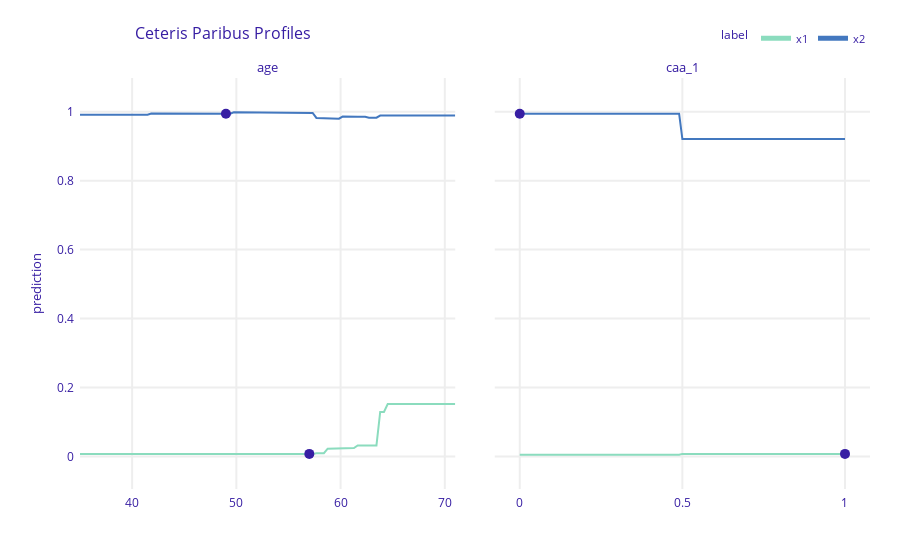

The code cell stored with this chart in its notebook:
### Code cell
cp1.plot(cp2, variables=diff_variables)
